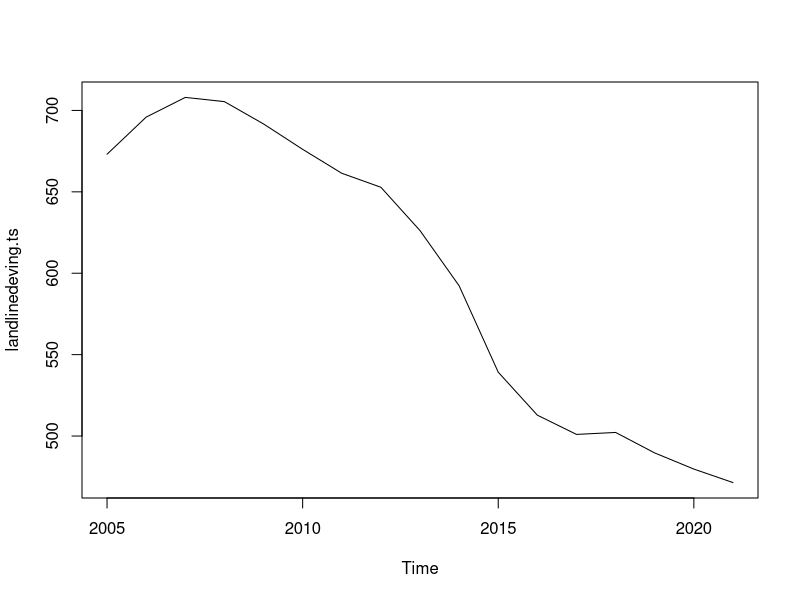
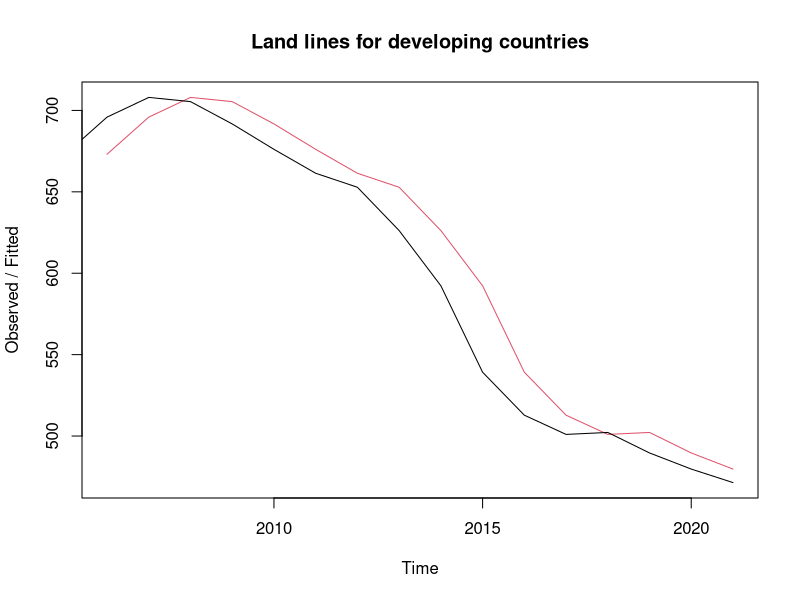
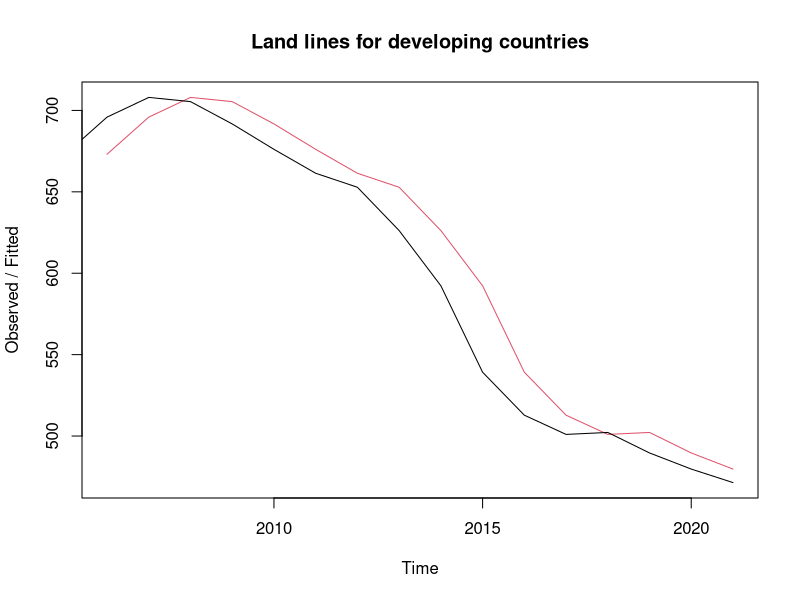
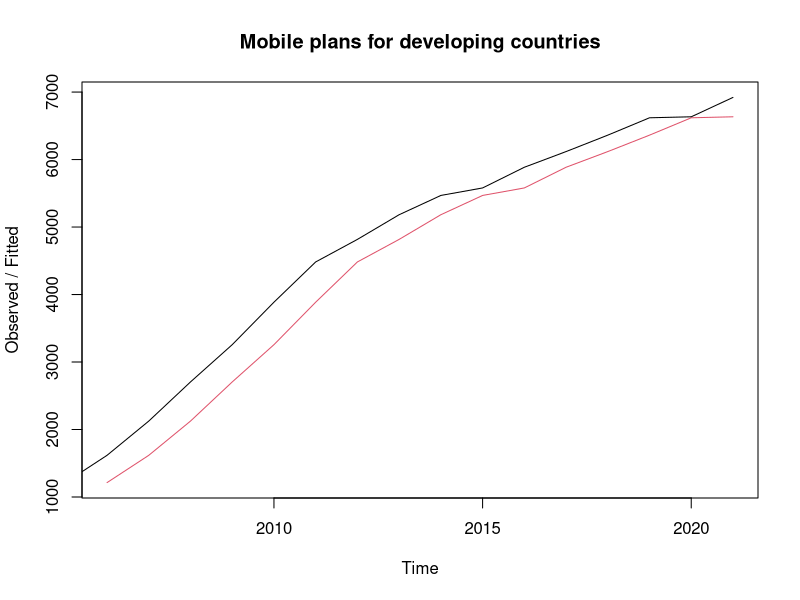
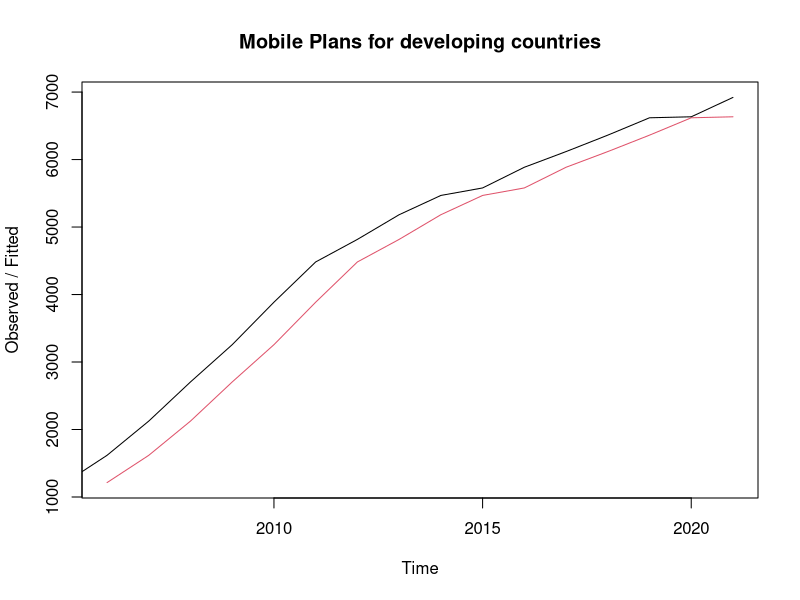

Write the R code that produced these figures, in order.
library(tidyverse)

# HoltWinters is needed to forecast.
# It is already shipped with R

phoneplans <- read_csv("assignments/02/Dataset/PhonePlans.csv", show_col_types = FALSE)

# View(phoneplans)

# Convert phoneplans to time series
phoneplans.ts <- ts(phoneplans, start = 2005, frequency = 1)

# (A)

## Plot of the time series for Land lines in Developing Countries
landlinedeving.ts <- ts(phoneplans$LandLinesDeveloping, start = 2005, frequency = 1)
plot(landlinedeving.ts)

# (B)

## Single Exponential Model for Land lines for Developing Countries
model_landdeving.SESmodel <- HoltWinters(landlinedeving.ts, beta = FALSE, gamma = FALSE)
plot(model_landdeving.SESmodel, main = "Land lines for developing countries")


## Single Exponential Model for Land lines for Developing countries Using dplyr
phoneplans %>% 
  select(LandLinesDeveloping) %>% 
  ts(start = 2005, frequency = 1) %>% 
  HoltWinters(beta = FALSE, gamma = FALSE) %>% 
  plot(main = "Land lines for developing countries")


## Single Exponential model for Mobile plans for developing countries
mobplandeving.ts <- ts(phoneplans$MobilePlansDeveloping, start = 2005, frequency = 1)
model_mobplandeving.SESmodel <- HoltWinters(mobplandeving.ts, beta = FALSE, gamma = FALSE)
plot(model_mobplandeving.SESmodel, main = "Mobile plans for developing countries")



## Single Exponential model for phone plans for Developing countries Using dplyr
phoneplans %>% 
  select(MobilePlansDeveloping) %>% 
  ts(start = 2005, frequency = 1) %>% 
  HoltWinters(beta = FALSE, gamma = FALSE) %>% 
  plot(main = "Mobile Plans for developing countries")


# (C)
## Predict number of land lines in 2022
predict(model_landdeving.SESmodel, 1)

## Predict number of mobile plans in 2022
predict(model_mobplandeving.SESmodel, 1)


# (D)
